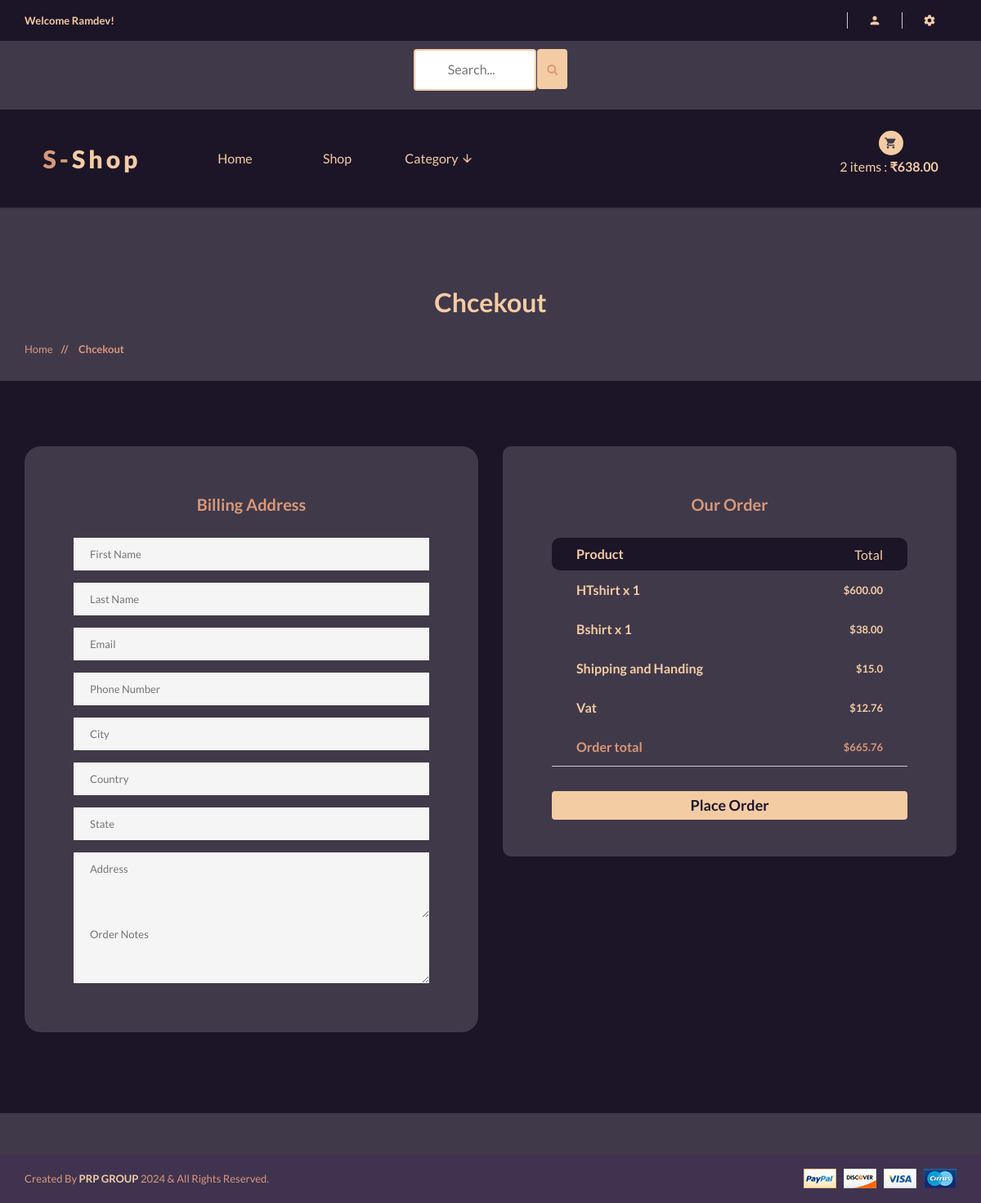
/orders/checkout/ (signed in), run on the app's committed database.
### accounts/models.py (models this page shows, shortened)
class Account(AbstractBaseUser):
    first_name = models.CharField(max_length=50)
    last_name = models.CharField(max_length=50)
    username = models.CharField(max_length=50, unique=True)
    email = models.EmailField(max_length=100, unique=True)
    Phone_number = models.CharField(max_length=50)
    is_admin = models.BooleanField(default=False)
    is_staff = models.BooleanField(default=False)
    is_active = models.BooleanField(default=False)
    is_superadmin = models.BooleanField(default=False)
    date_joined_for_format = models.DateTimeField(auto_now_add=True)
    last_login_for_format  = models.DateTimeField(auto_now_add=True)
    USERNAME_FIELD = 'email'
    REQUIRED_FIELDS = ['username', 'first_name', 'last_name']
    objects = AccountManger()

### cart/models.py (models this page shows, shortened)
class CartItem(models.Model):
    user = models.ForeignKey(Account, on_delete=models.CASCADE, null=True )
    product = models.ForeignKey(Product, on_delete=models.CASCADE)
    variation = models.ManyToManyField(Variation, blank=True)
    cart = models.ForeignKey(Cart, on_delete=models.CASCADE, null=True)
    quantity = models.IntegerField()
    is_active = models.BooleanField(default=True)
    def sub_total(self):
        return self.product.price * self.quantity

### shop/models.py (models this page shows, shortened)
class Product(models.Model):
    category = models.ForeignKey(Category, on_delete=models.CASCADE)
    name = models.CharField(max_length=100, unique=True)
    slug = models.SlugField(max_length=100, unique=True)
    description = models.TextField(max_length=300, blank=True)
    price = models.DecimalField(max_digits=6, decimal_places=2)
    discount = models.DecimalField(max_digits=6, decimal_places=2, default=0.00)
    image = models.ImageField(upload_to='photos/products')
    stock = models.IntegerField()
    new = models.BooleanField(default=False)
    is_available = models.BooleanField(default=True)
    date_joined_for_format = models.DateTimeField(auto_now_add=True)
    last_login_for_format = models.DateTimeField(auto_now=True)
    def get_prodcut_details_url(self):
        return reverse('shop:product_details', args=[self.category.slug, self.slug])
    class Meta:
        verbose_name_plural = 'Products'
        ordering = ('-date_joined_for_format',)

### orders/views.py (the view)
# urls.py: path('checkout/', views.checkout, name='checkout'),
@login_required(login_url = 'accounts:login')
def checkout(request,total=0, total_price=0, quantity=0, cart_items=None):
    tax = 0.00
    handing = 0.00
    try:
        if request.user.is_authenticated:
            cart_items = CartItem.objects.filter(user=request.user, is_active=True)
        else:
            cart = Cart.objects.get(cart_id=_cart_id(request))
            cart_items = CartItem.objects.filter(cart=cart, is_active=True)
        for cart_item in cart_items:
            total_price += (cart_item.product.price * cart_item.quantity)
            quantity += cart_item.quantity
        total = total_price + 10
    except ObjectDoesNotExist:
        pass # just ignore
    tax = round(((2 * total_price)/100), 2)
    grand_total = total_price + tax
    handing = 15.00
    total = float(grand_total) + handing
    context = {
        'total_price': total_price,
        'quantity': quantity,
        'cart_items':cart_items,
        'handing': handing,
        'vat' : tax,
        'order_total': total,
    }
    return render(request, 'shop/orders/checkout/checkout.html', context)

### shop/context_processors.py (called while the page is built)
def category_list(request):
    return {
        'categories' : Category.objects.all(),
    }

### shop/models.py (called while the page is built)
    def get_category_slug_url(self):
        return reverse('shop:categries', args=[self.slug])

### templates/shop/orders/checkout/checkout.html (shortened to what this page needs)
{% extends '../../../base.html' %}
{% load static %}
{% block content %}
<div class="pages-title section-padding">
    <div class="container">
        <div class="row">
            <div class="col-xs-12">
                <div class="pages-title-text text-center">
                    <h2 style="color:#f4cca4">Chcekout</h2>
                    <ul class="text-left">
                        <li><a style="color:#d99879" href="\">Home </a></li>
                        <li style="color:#d99879"><span> // </span>Chcekout</li>
                    </ul>
                </div>
            </div>
        </div>
    </div>
</div>
<section style="margin-bottom:50;background:#1c1427" class="pages checkout section-padding">
    <div class="container">
        <div class="row">
        <form action="{% url 'orders:payment' %}" method="post">
            <div class="col-sm-6">
                <div style="border-radius:20px;" class="main-input single-cart-form padding60">
                    <div class="log-title text-center">
                        <h3><strong style="color:#d99879">Billing Address</strong></h3>
                    </div>
                    <div class="custom-input">
                            <input type="text" name="first_name" placeholder="First Name" required />
                            <input type="text" name="last_name" placeholder="Last Name" required />
                            <input type="text" name="email" placeholder="Email" required />
                            <input type="text" name="phone" placeholder="Phone Number" required />
                            <input type="text" name="city" placeholder="City" required />
                            <input type="text" name="country" placeholder="Country" required />
                            <input type="text" name="state" placeholder="State" required />
                            <div class="custom-mess">
                                <textarea rows="2" placeholder="Address" name="address" required></textarea>
                            </div>
                            <div class="custom-mess">
                                <textarea rows="2" placeholder="Order Notes" name="order_note"></textarea>
                            </div>
                    </div>
                </div><br>
            </div>
            <div class="col-xs-12 col-sm-6">
                <div style="border-radius:10px;" class="padding60">
                    <div class="log-title text-center">
                        <h3><strong style="color:#d99879">Our order</strong></h3>
                    </div>
                    <div class="cart-form-text pay-details table-responsive">
                        <table>
                            <thead>
                                <tr  >
                                    <th style="color:#f4cca4;background:#1c1427;border-radius:10px 0 0 10px;">Product</th>
                                    <td style="color:#f4cca4;background:#1c1427;border-radius:0 10px 10px 0;">Total</td>
                                </tr>
                            </thead>
                            <tbody>
                                {% for cart_item in cart_items %}
                                <tr>
                                    <th>{{cart_item.product.name}} x {{cart_item.quantity}}</th>
                                    <td>${{cart_item.sub_total}}</td>
                                </tr>
                                {% endfor %}
                                <tr>
                                    <th>Shipping and Handing</th>
                                    <td>${{handing}}</td>
                                </tr>
                                <tr>
                                    <th>Vat</th>
                                    <td>${{vat}}</td>
                                </tr>
                                <tr style="color:#d99879">
                                    <th>Order total</th>
                                    <td>${{order_total}}</td>
                                </tr>
                            </tbody>
                        </table>
                        <div  style="width:100%" class="submit-text">
                        <button href="#" class="btn btn-warning" style="background:#f4cca4;color:#1c1427; width:100% ; text-transform: capitalize;font-size:18px"><b>Place Order</b></button>
                        </div>
                    </div>
                </div>
            </div>
        </form>
        </div>
    </div>
</section>
{% endblock content %}

### templates/base.html (shortened to what this page needs)
{% load static %}
<html class="no-js" lang="">
<head>
    <link rel="stylesheet" href="{% static 'css/bootstrap.min.css' %}">
    <link rel="stylesheet" href="{% static 'css/animate.css' %}">
    <link rel="stylesheet" href="{% static 'css/materialdesignicons.min.css' %}">
    <link rel="stylesheet" href="{% static 'css/jquery.simpleLens.css' %}">
    <link rel="stylesheet" href="{% static 'css/jquery-ui.min.css' %}">
    <link rel="stylesheet" href="{% static 'css/meanmenu.min.css' %}">
    <link rel="stylesheet" href="{% static 'css/nivo-slider.css' %}">
    <link rel="stylesheet" href="{% static 'css/owl.carousel.css' %}">
    <link rel="stylesheet" href="{% static 'css/style.css' %}">
    <link rel="stylesheet" href="{% static 'css/responsive.css' %}">
    <link rel="stylesheet" href="https://cdnjs.cloudflare.com/ajax/libs/font-awesome/4.7.0/css/font-awesome.min.css">
</head>
<body style="background:#40394a">
    <header style="background:#1c1427" class="header-one header-two">
        <div style="background:#1c1427" class="header-top-two">
            <div class="container text-center">
                <div class="row">
                    <div class="col-sm-12">
                        <div class="middel-top">
                            {% if user.id is None %}
                            <div class="left floatleft">
                                <p style="color:#f4cca4"><b>Welcome Guest!</b></p>
                            </div>
                            {% else %}
                            <div class="left floatleft">
                                <p style="color:#f4cca4"><b>Welcome {{user.first_name | capfirst}}!</b></p>
                            </div>
                            {% endif %}
                        </div>
                        <div class="middel-top clearfix">
                            <ul class="clearfix right floatright">
                                <li>
                                    <a style="color:#f4cca4" href="#"><i class="mdi mdi-account"></i></a>
                                </li>
                                <li>
                                    <a style="color:#f4cca4" href="#"><i class="mdi mdi-settings"></i></a>
                                </li>
                            </ul>
                            </div>
                        </div>
                    </div>
                </div>
            </div>
        <div style="background:#40394a">
            <div class="container text-center">
                <div class="row">
                    <div class="col-sm-12">
                        <form id="searchh" action={% url 'shop:search' %} method="GET">
                        <input  type="text" name="keyword" placeholder="Search...">
                        <button style="height:49px; margin-bottom:6px; background:#f4cca4;margin-left:-1px;border:None "  class="btn btn-warning" type="submit">
                           <i style="color:#d99879" class="fa fa-search"></i>
                        </button>
                        </form>
                    </div>
                </div>
            </div>
        </div>
        <div class="container text-center">
            <div class="row">
                <div class="col-sm-2">
                    <div class="logo">
                        <a style="color:#f4cca4;font-weight: 800;" href="\"><span
                                style="color:#d99879">S-</span>shop</a>
                    </div>
                </div>
                <div class="col-sm-8">
                    <div class="header-middel">
                        <div class="mainmenu">
                            <nav >
                                <ul>
                                    <li ><a href="\">Home</a></li>
                                    <li><a href="{% url 'shop:shop' %}">Shop</a></li>
                                    <li><a href="#">Category <i class="mdi mdi-arrow-down"></i></a>
                                    </li>
                                </ul>
                            </nav>
                        </div>
                    </div>
                </div>
                <div class="col-sm-2">
                    <div class="cart-itmes">
                        <a class="cart-itme-a" href="{% url 'cart:cart' %}">
                            <i class="mdi mdi-cart"></i>
                            {{quantityyy}} items : <strong>₹{{totalll}}</strong>
                        </a>
                    </div>
                </div>
            </div>
        </div>
    </header>
    <br>
    {% block content %}
    {% endblock content %}
    <footer>
        <div  style="background:#3f3350" class="footer-bottom">
            <div class="container">
                <div class="row">
                    <div class="col-xs-12 col-sm-6">
                        <p style="color:#d99879">Created By <span style="color:#f4cca4"><b>PRP GROUP</b></span> 2024 &
                            All Rights Reserved.</p>
                    </div>
                    <div class="col-xs-12 col-sm-6 text-right">
                        <a href="#"><img src="{% static 'img/footer/payment.png' %}" alt="" /></a>
                    </div>
                </div>
            </div>
        </div>
    </footer>
</body>
</html>

### templates/base.html (style rules this page uses)
#searchh input[type=text] { width: 150px; margin-top:10px; margin-bottom:10px; box-sizing: border-box; border: 2px solid #f4cca4; border-radius: 4px; font-size: 16px; color:#1c1427; background-color: #fff; background-position: 10px 10px; background-repeat: no-repeat; padding: 12px 20px 12px 40px; -webkit-transition: width 0.4s ease-in-out; transition: width 0.4s ease-in-out; }

### data on the page
Account: first_name "Ramdev"
CartItem: product.name "HTshirt", quantity "1", sub_total "600.00"
CartItem: product.name "Bshirt", quantity "1", sub_total "38.00"

### other printed values
{{ quantityyy }} "2"
{{ totalll }} "638.00"
{{ handing }} "15.0"
{{ vat }} "12.76"
{{ order_total }} "665.76"
